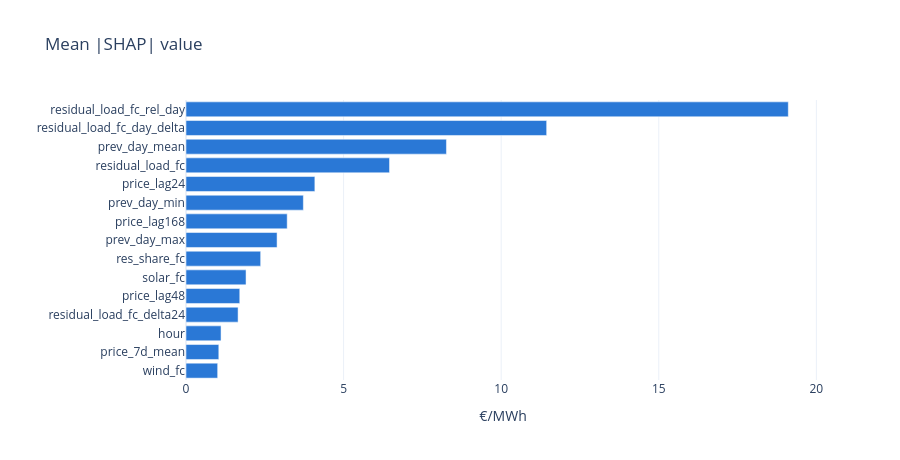

Notebook source saved alongside this figure:
### Markdown cell above
## Global importance

### Code cell
imp = explain.importance(shap, cfg)
plots.shap_importance(imp)

### Figure 1 — Plotly figure (JSON) as saved in the notebook; plotly's stock layout.template omitted (floating-point values rounded to 4 significant figures)
{"data": [{"hovertemplate": "%{y}: %{x:.1f} €/MWh", "legendgroup": "", "marker": {"color": "#2a78d6", "pattern": {"shape": ""}}, "name": "", "orientation": "h", "showlegend": false, "textposition": "auto", "type": "bar", "x": [1.005, 1.041, 1.112, 1.652, 1.706, 1.905, 2.369, 2.889, 3.211, 3.724, 4.089, 6.457, 8.264, 11.44, 19.11], "xaxis": "x", "y": ["wind_fc", "price_7d_mean", "hour", "residual_load_fc_delta24", "price_lag48", "solar_fc", "res_share_fc", "prev_day_max", "price_lag168", "prev_day_min", "price_lag24", "residual_load_fc", "prev_day_mean", "residual_load_fc_day_delta", "residual_load_fc_rel_day"], "yaxis": "y"}], "layout": {"barmode": "relative", "height": 460, "legend": {"tracegroupgap": 0}, "title": {"text": "Mean |SHAP| value"}, "xaxis": {"anchor": "y", "domain": [0, 1], "title": {"text": "€/MWh"}}, "yaxis": {"anchor": "x", "domain": [0, 1], "title": {"text": ""}}}}
